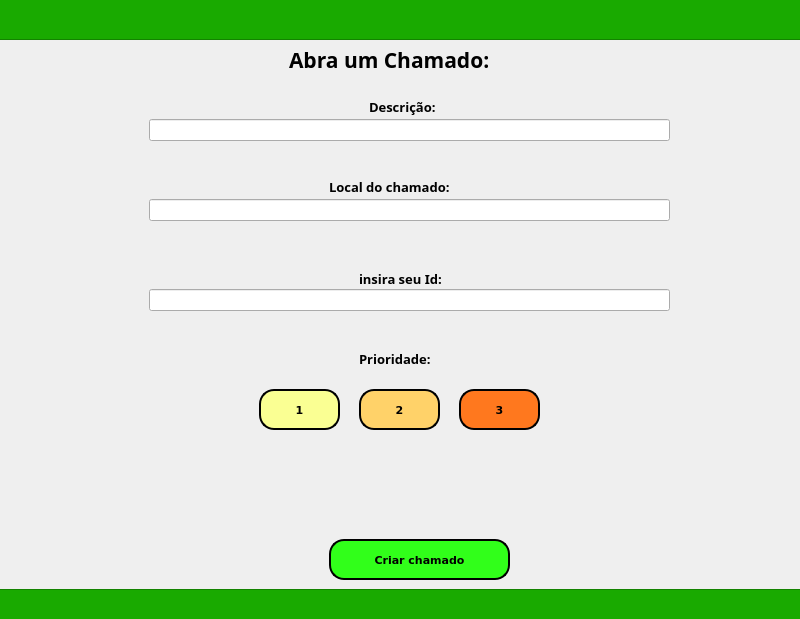
<?xml version="1.0" encoding="UTF-8"?>
<ui version="4.0">
 <class>Dialog</class>
 <widget class="QDialog" name="Dialog">
  <property name="geometry">
   <rect>
    <x>0</x>
    <y>0</y>
    <width>800</width>
    <height>619</height>
   </rect>
  </property>
  <property name="windowTitle">
   <string>Dialog</string>
  </property>
  <widget class="QFrame" name="frame">
   <property name="geometry">
    <rect>
     <x>-11</x>
     <y>-1</y>
     <width>861</width>
     <height>651</height>
    </rect>
   </property>
   <property name="frameShape">
    <enum>QFrame::StyledPanel</enum>
   </property>
   <property name="frameShadow">
    <enum>QFrame::Raised</enum>
   </property>
   <widget class="QLineEdit" name="lineDesc">
    <property name="geometry">
     <rect>
      <x>160</x>
      <y>120</y>
      <width>521</width>
      <height>22</height>
     </rect>
    </property>
   </widget>
   <widget class="QFrame" name="verdeUserB">
    <property name="geometry">
     <rect>
      <x>0</x>
      <y>-10</y>
      <width>881</width>
      <height>51</height>
     </rect>
    </property>
    <property name="styleSheet">
     <string notr="true">background-color: rgb(25, 170, 0);</string>
    </property>
    <property name="frameShape">
     <enum>QFrame::StyledPanel</enum>
    </property>
    <property name="frameShadow">
     <enum>QFrame::Raised</enum>
    </property>
    <widget class="QFrame" name="verdeUserB_2">
     <property name="geometry">
      <rect>
       <x>0</x>
       <y>0</y>
       <width>881</width>
       <height>51</height>
      </rect>
     </property>
     <property name="styleSheet">
      <string notr="true">background-color: rgb(25, 170, 0);</string>
     </property>
     <property name="frameShape">
      <enum>QFrame::StyledPanel</enum>
     </property>
     <property name="frameShadow">
      <enum>QFrame::Raised</enum>
     </property>
    </widget>
   </widget>
   <widget class="QFrame" name="verdeUserB_3">
    <property name="geometry">
     <rect>
      <x>-20</x>
      <y>590</y>
      <width>881</width>
      <height>51</height>
     </rect>
    </property>
    <property name="styleSheet">
     <string notr="true">background-color: rgb(25, 170, 0);</string>
    </property>
    <property name="frameShape">
     <enum>QFrame::StyledPanel</enum>
    </property>
    <property name="frameShadow">
     <enum>QFrame::Raised</enum>
    </property>
   </widget>
   <widget class="QLabel" name="label">
    <property name="geometry">
     <rect>
      <x>300</x>
      <y>40</y>
      <width>261</width>
      <height>41</height>
     </rect>
    </property>
    <property name="font">
     <font>
      <family>Segoe UI Black</family>
      <pointsize>16</pointsize>
      <weight>75</weight>
      <bold>true</bold>
     </font>
    </property>
    <property name="text">
     <string>Abra um Chamado:</string>
    </property>
   </widget>
   <widget class="QLabel" name="labelD">
    <property name="geometry">
     <rect>
      <x>380</x>
      <y>100</y>
      <width>111</width>
      <height>16</height>
     </rect>
    </property>
    <property name="font">
     <font>
      <family>Segoe UI Black</family>
      <pointsize>10</pointsize>
      <weight>75</weight>
      <bold>true</bold>
     </font>
    </property>
    <property name="text">
     <string>Descrição:</string>
    </property>
   </widget>
   <widget class="QLabel" name="labelD_2">
    <property name="geometry">
     <rect>
      <x>340</x>
      <y>180</y>
      <width>161</width>
      <height>16</height>
     </rect>
    </property>
    <property name="font">
     <font>
      <family>Segoe UI Black</family>
      <pointsize>10</pointsize>
      <weight>75</weight>
      <bold>true</bold>
     </font>
    </property>
    <property name="text">
     <string>Local do chamado:</string>
    </property>
   </widget>
   <widget class="QLineEdit" name="lineChamado">
    <property name="geometry">
     <rect>
      <x>160</x>
      <y>200</y>
      <width>521</width>
      <height>22</height>
     </rect>
    </property>
   </widget>
   <widget class="QLineEdit" name="lineId">
    <property name="geometry">
     <rect>
      <x>160</x>
      <y>290</y>
      <width>521</width>
      <height>22</height>
     </rect>
    </property>
   </widget>
   <widget class="QLabel" name="labelD_3">
    <property name="geometry">
     <rect>
      <x>370</x>
      <y>270</y>
      <width>161</width>
      <height>20</height>
     </rect>
    </property>
    <property name="font">
     <font>
      <family>Segoe UI Black</family>
      <pointsize>10</pointsize>
      <weight>75</weight>
      <bold>true</bold>
     </font>
    </property>
    <property name="text">
     <string>insira seu Id:</string>
    </property>
   </widget>
   <widget class="QPushButton" name="btnChamado">
    <property name="geometry">
     <rect>
      <x>340</x>
      <y>540</y>
      <width>181</width>
      <height>41</height>
     </rect>
    </property>
    <property name="font">
     <font>
      <family>Verdana</family>
      <pointsize>8</pointsize>
      <weight>75</weight>
      <bold>true</bold>
     </font>
    </property>
    <property name="styleSheet">
     <string notr="true">background-color: rgb(49, 255, 26);
border-radius: 15px;
 border: 2px solid black;</string>
    </property>
    <property name="text">
     <string>Criar chamado</string>
    </property>
   </widget>
   <widget class="QLabel" name="labelD_4">
    <property name="geometry">
     <rect>
      <x>370</x>
      <y>350</y>
      <width>101</width>
      <height>20</height>
     </rect>
    </property>
    <property name="font">
     <font>
      <family>Segoe UI Black</family>
      <pointsize>10</pointsize>
      <weight>75</weight>
      <bold>true</bold>
     </font>
    </property>
    <property name="text">
     <string>Prioridade:</string>
    </property>
   </widget>
   <widget class="QPushButton" name="Prio1">
    <property name="geometry">
     <rect>
      <x>270</x>
      <y>390</y>
      <width>81</width>
      <height>41</height>
     </rect>
    </property>
    <property name="font">
     <font>
      <family>Verdana</family>
      <pointsize>8</pointsize>
      <weight>75</weight>
      <bold>true</bold>
     </font>
    </property>
    <property name="styleSheet">
     <string notr="true">background-color: rgb(250, 255, 147);
border-radius: 15px;
 border: 2px solid black;</string>
    </property>
    <property name="text">
     <string>1</string>
    </property>
   </widget>
   <widget class="QPushButton" name="Prio1_2">
    <property name="geometry">
     <rect>
      <x>370</x>
      <y>390</y>
      <width>81</width>
      <height>41</height>
     </rect>
    </property>
    <property name="font">
     <font>
      <family>Verdana</family>
      <pointsize>8</pointsize>
      <weight>75</weight>
      <bold>true</bold>
     </font>
    </property>
    <property name="styleSheet">
     <string notr="true">background-color: rgb(255, 210, 105);
border-radius: 15px;
 border: 2px solid black;</string>
    </property>
    <property name="text">
     <string>2</string>
    </property>
   </widget>
   <widget class="QPushButton" name="Prio3">
    <property name="geometry">
     <rect>
      <x>470</x>
      <y>390</y>
      <width>81</width>
      <height>41</height>
     </rect>
    </property>
    <property name="font">
     <font>
      <family>Verdana</family>
      <pointsize>8</pointsize>
      <weight>75</weight>
      <bold>true</bold>
     </font>
    </property>
    <property name="styleSheet">
     <string notr="true">background-color: rgb(49, 255, 26);
background-color: rgb(255, 120, 30);

border-radius: 15px;
 border: 2px solid black;</string>
    </property>
    <property name="text">
     <string>3</string>
    </property>
   </widget>
  </widget>
 </widget>
 <resources/>
 <connections/>
</ui>
